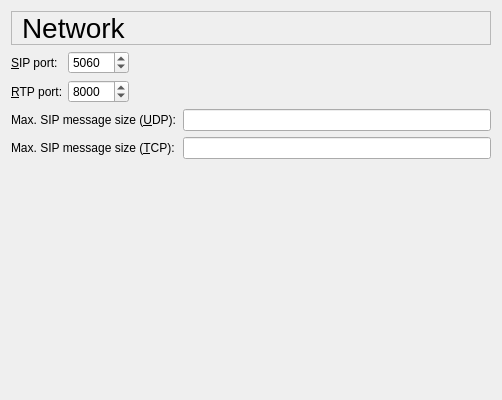
     <widget class="QWidget" name="pageNetwork">
      <layout class="QGridLayout">
       <item row="0" column="0" colspan="4">
        <widget class="QLabel" name="networkTitleTextLabel">
         <property name="font">
          <font>
           <pointsize>21</pointsize>
          </font>
         </property>
         <property name="frameShape">
          <enum>QFrame::StyledPanel</enum>
         </property>
         <property name="text">
          <string>Network</string>
         </property>
         <property name="wordWrap">
          <bool>false</bool>
         </property>
         <property name="indent">
          <number>10</number>
         </property>
        </widget>
       </item>
       <item row="5" column="3">
        <spacer name="spacer9">
         <property name="orientation">
          <enum>Qt::Vertical</enum>
         </property>
         <property name="sizeType">
          <enum>QSizePolicy::Expanding</enum>
         </property>
         <property name="sizeHint" stdset="0">
          <size>
           <width>20</width>
           <height>230</height>
          </size>
         </property>
        </spacer>
       </item>
       <item row="2" column="2" colspan="2">
        <spacer name="spacer8">
         <property name="orientation">
          <enum>Qt::Horizontal</enum>
         </property>
         <property name="sizeType">
          <enum>QSizePolicy::Expanding</enum>
         </property>
         <property name="sizeHint" stdset="0">
          <size>
           <width>314</width>
           <height>20</height>
          </size>
         </property>
        </spacer>
       </item>
       <item row="3" column="3">
        <widget class="QLineEdit" name="maxUdpSizeLineEdit">
         <property name="whatsThis">
          <string>Maximum allowed size (0-65535) in bytes of an incoming SIP message over UDP.</string>
         </property>
        </widget>
       </item>
       <item row="1" column="0">
        <widget class="QLabel" name="sipUdpPortTextLabel">
         <property name="text">
          <string>&amp;SIP port:</string>
         </property>
         <property name="wordWrap">
          <bool>false</bool>
         </property>
         <property name="buddy">
          <cstring>sipUdpPortSpinBox</cstring>
         </property>
        </widget>
       </item>
       <item row="2" column="0">
        <widget class="QLabel" name="rtpPortTextLabel">
         <property name="text">
          <string>&amp;RTP port:</string>
         </property>
         <property name="wordWrap">
          <bool>false</bool>
         </property>
         <property name="buddy">
          <cstring>rtpPortSpinBox</cstring>
         </property>
        </widget>
       </item>
       <item row="4" column="0" colspan="3">
        <widget class="QLabel" name="maxTcpSizeTextLabel">
         <property name="text">
          <string>Max. SIP message size (&amp;TCP):</string>
         </property>
         <property name="wordWrap">
          <bool>false</bool>
         </property>
         <property name="buddy">
          <cstring>maxTcpSizeLineEdit</cstring>
         </property>
        </widget>
       </item>
       <item row="1" column="2" colspan="2">
        <spacer name="spacer7_2">
         <property name="orientation">
          <enum>Qt::Horizontal</enum>
         </property>
         <property name="sizeType">
          <enum>QSizePolicy::Expanding</enum>
         </property>
         <property name="sizeHint" stdset="0">
          <size>
           <width>314</width>
           <height>20</height>
          </size>
         </property>
        </spacer>
       </item>
       <item row="1" column="1">
        <widget class="QSpinBox" name="sipUdpPortSpinBox">
         <property name="whatsThis">
          <string>The UDP/TCP port used for sending and receiving SIP messages.</string>
         </property>
         <property name="minimum">
          <number>1025</number>
         </property>
         <property name="maximum">
          <number>65535</number>
         </property>
         <property name="value">
          <number>5060</number>
         </property>
        </widget>
       </item>
       <item row="3" column="0" colspan="3">
        <widget class="QLabel" name="maxUdpSizeTextLabel">
         <property name="text">
          <string>Max. SIP message size (&amp;UDP):</string>
         </property>
         <property name="wordWrap">
          <bool>false</bool>
         </property>
         <property name="buddy">
          <cstring>maxUdpSizeLineEdit</cstring>
         </property>
        </widget>
       </item>
       <item row="4" column="3">
        <widget class="QLineEdit" name="maxTcpSizeLineEdit">
         <property name="whatsThis">
          <string>Maximum allowed size (0-4294967295) in bytes of an incoming SIP message over TCP.</string>
         </property>
        </widget>
       </item>
       <item row="2" column="1">
        <widget class="QSpinBox" name="rtpPortSpinBox">
         <property name="whatsThis">
          <string>The UDP port used for sending and receiving RTP for the first line. The UDP port for the second line is 2 higher. E.g. if port 8000 is used for the first line, then the second line uses port 8002. When you use call transfer then the next even port (eg. 8004) is also used.</string>
         </property>
         <property name="minimum">
          <number>1025</number>
         </property>
         <property name="maximum">
          <number>65535</number>
         </property>
         <property name="singleStep">
          <number>2</number>
         </property>
         <property name="value">
          <number>8000</number>
         </property>
        </widget>
       </item>
      </layout>
     </widget>
